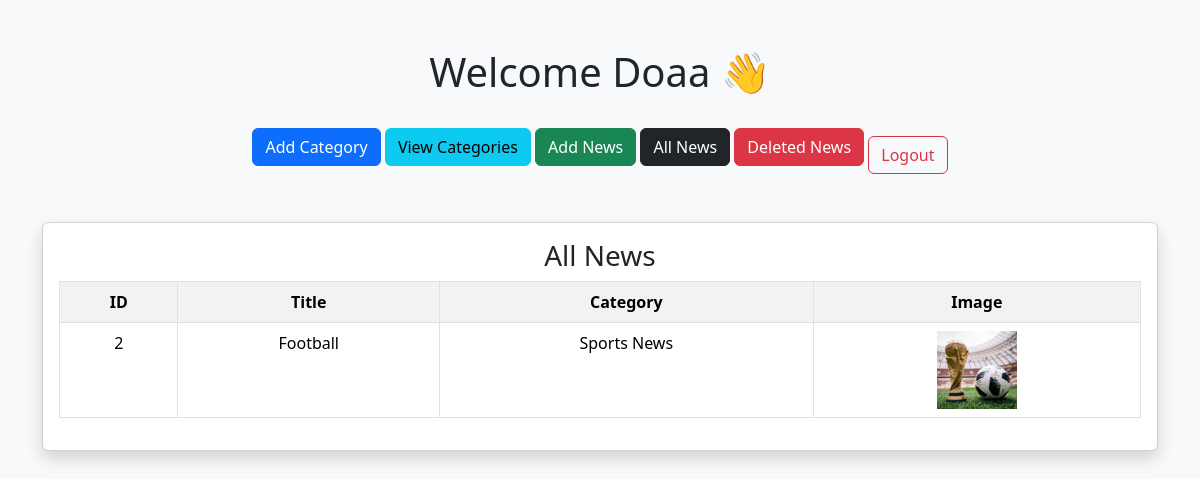
/dashboard.php (signed in), run on the app's committed database.
### tables this page shows
CREATE TABLE `news` (
  `id` int(11) NOT NULL,
  `title` varchar(255) NOT NULL,
  `details` text NOT NULL,
  `image` varchar(255) DEFAULT NULL,
  `category_id` int(11) DEFAULT NULL,
  `user_id` int(11) DEFAULT NULL,
  `status` varchar(20) DEFAULT 'active'
);

CREATE TABLE `categories` (
  `id` int(11) NOT NULL,
  `category_name` varchar(100) NOT NULL
);

### dashboard.php (the view, shortened to what this page needs)
<?php
include "db.php";
$news = mysqli_query($conn,"
SELECT news.*, categories.category_name
FROM news
LEFT JOIN categories
ON news.category_id = categories.id
WHERE status != 'deleted'
");
?>
<!DOCTYPE html>
<html>
<head>
    <link href="https://cdn.jsdelivr.net/npm/bootstrap@5.3.3/dist/css/bootstrap.min.css" rel="stylesheet">
</head>
<body class="bg-light">
<div class="container mt-5 text-center">
    <h1>Welcome <?php echo $_SESSION['user_name']; ?> 👋</h1>
    <div class="mt-4">
        <a href="add-category.php" class="btn btn-primary">Add Category</a>
        <a href="categories.php" class="btn btn-info">View Categories</a>
        <a href="add-news.php" class="btn btn-success">Add News</a>
        <a href="all-news.php" class="btn btn-dark">All News</a>
        <a href="deleted-news.php" class="btn btn-danger">Deleted News</a>
        <a href="logout.php" class="btn btn-outline-danger mt-3">Logout</a>
    </div>
    <div class="card mt-5 shadow p-3">
        <h3>All News</h3>
        <table class="table table-bordered table-striped">
            <tr>
                <th>ID</th>
                <th>Title</th>
                <th>Category</th>
                <th>Image</th>
            </tr>
            <?php while($row = mysqli_fetch_assoc($news)) { ?>
            <tr>
                <td><?php echo $row['id']; ?></td>
                <td><?php echo $row['title']; ?></td>
                <td><?php echo $row['category_name']; ?></td>
                <td>
                    <img src="images/<?php echo $row['image']; ?>" width="80">
                </td>
            </tr>
            <?php } ?>
        </table>
    </div>
</div>
</body>
</html>

### data on the page
news: id "2", title "Football", category.category_name "Sports News", image (picture)

### other printed values
$_SESSION['user_name'] "Doaa"
